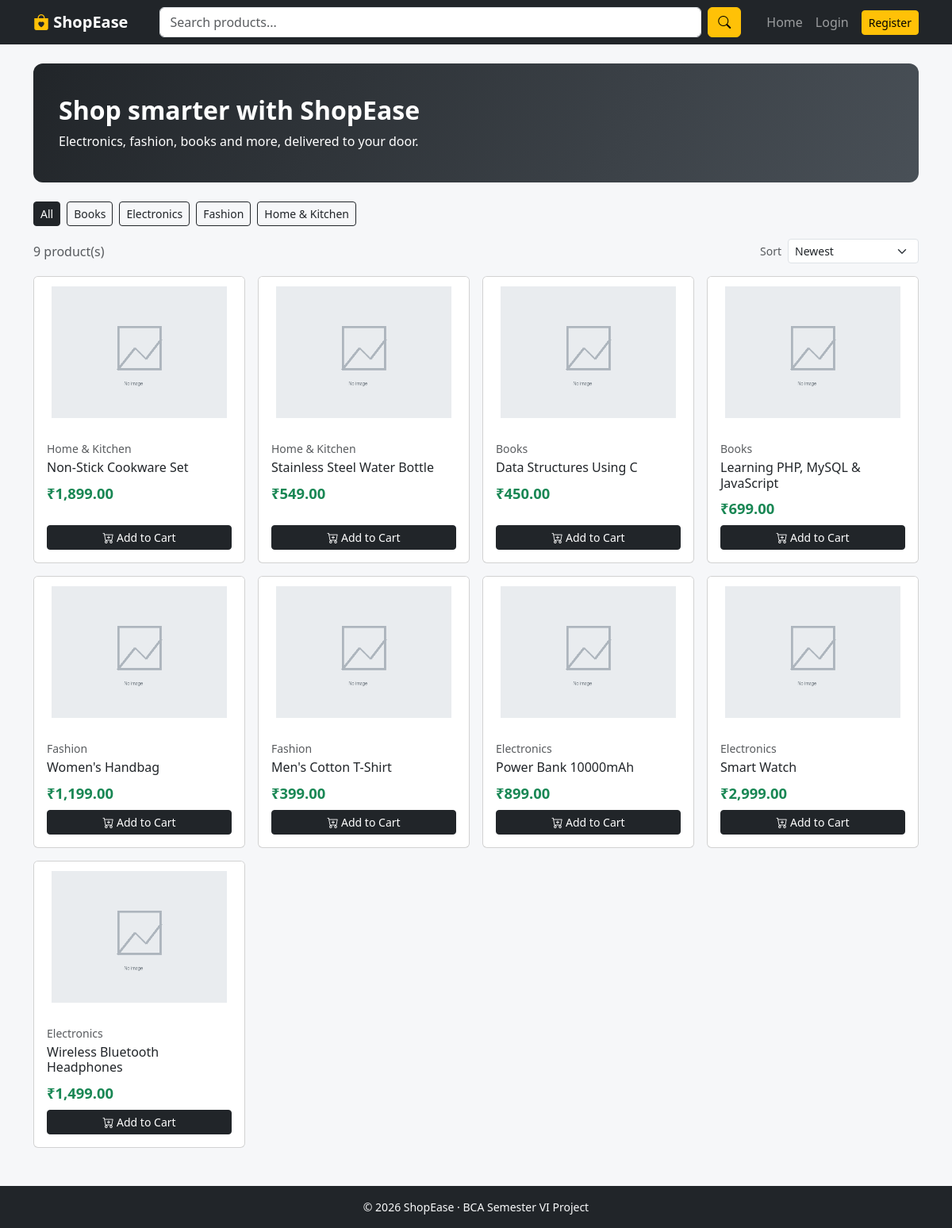
The page / on the database its author committed.
### tables this page shows
CREATE TABLE categories (
  category_id INT AUTO_INCREMENT PRIMARY KEY,
  category_name VARCHAR(80) NOT NULL UNIQUE,
  description VARCHAR(255)
);

CREATE TABLE products (
  product_id INT AUTO_INCREMENT PRIMARY KEY,
  category_id INT NOT NULL,
  product_name VARCHAR(150) NOT NULL,
  description TEXT,
  price DECIMAL(10,2) NOT NULL,
  stock INT NOT NULL DEFAULT 0,
  image VARCHAR(255) DEFAULT 'no-image.png',
  created_at TIMESTAMP DEFAULT CURRENT_TIMESTAMP,
  FOREIGN KEY (category_id) REFERENCES categories(category_id) ON DELETE CASCADE
);

### includes/functions.php (called while the page is built, shortened)
<?php
function e($s) { return htmlspecialchars((string)$s, ENT_QUOTES, 'UTF-8'); }
function money($n) { return '₹' . number_format((float)$n, 2); }
function is_logged_in() { return isset($_SESSION['user_id']); }
function product_img($file) {
    return BASE_URL . 'assets/images/no-image.png';
}

### index.php (the view, shortened to what this page needs)
<?php
require_once 'includes/header.php';
$q    = trim($_GET['q'] ?? '');
$cat  = (int)($_GET['cat'] ?? 0);
$sort = $_GET['sort'] ?? 'new';
$orderBy = [
    'new'        => 'p.product_id DESC',
    'price_asc'  => 'p.price ASC',
    'price_desc' => 'p.price DESC',
    'name'       => 'p.product_name ASC',
][$sort] ?? 'p.product_id DESC';
$sql = 'SELECT p.product_id, p.product_name, p.price, p.stock, p.image, c.category_name
        FROM products p JOIN categories c ON c.category_id = p.category_id WHERE 1=1';
$sql .= ' ORDER BY ' . $orderBy;
$stmt = $conn->prepare($sql);
$stmt->execute();
$products = $stmt->get_result()->fetch_all(MYSQLI_ASSOC);
$categories = $conn->query('SELECT category_id, category_name FROM categories ORDER BY category_name')->fetch_all(MYSQLI_ASSOC);
function qs($over = []) { return '?' . http_build_query(array_filter(array_merge($_GET, $over), fn($v) => $v !== '' && $v !== 0)); }
?>
<?php if ($q === '' && !$cat): ?>
<div class="hero mb-4">
  <h2 class="fw-bold">Shop smarter with <?= SITE_NAME ?></h2>
  <p class="mb-0">Electronics, fashion, books and more, delivered to your door.</p>
</div>
<?php endif; ?>
<div class="d-flex flex-wrap gap-2 mb-3">
  <a class="btn btn-sm <?= !$cat ? 'btn-dark' : 'btn-outline-dark' ?>" href="<?= qs(['cat' => 0]) ?>">All</a>
  <?php foreach ($categories as $c): ?>
    <a class="btn btn-sm <?= $cat == $c['category_id'] ? 'btn-dark' : 'btn-outline-dark' ?>"
       href="<?= qs(['cat' => $c['category_id']]) ?>"><?= e($c['category_name']) ?></a>
  <?php endforeach; ?>
</div>
<div class="d-flex justify-content-between align-items-center mb-3">
  <div class="text-muted">
    <?= count($products) ?> product(s)<?= $q !== '' ? ' for “' . e($q) . '”' : '' ?>
  </div>
  <form method="get" class="d-flex align-items-center gap-2">
    <label class="small text-muted">Sort</label>
    <select name="sort" class="form-select form-select-sm" onchange="this.form.submit()">
      <option value="new" <?= $sort === 'new' ? 'selected' : '' ?>>Newest</option>
    </select>
  </form>
</div>
<?php if (!$products): ?>
  <div class="alert alert-secondary">No products found. Try a different search or category.</div>
<?php else: ?>
<div class="row row-cols-2 row-cols-md-3 row-cols-lg-4 g-3">
  <?php foreach ($products as $p): ?>
  <div class="col">
    <div class="card h-100 product-card">
      <img src="<?= e(product_img($p['image'])) ?>" class="card-img-top" alt="<?= e($p['product_name']) ?>">
      <div class="card-body d-flex flex-column">
        <small class="text-muted"><?= e($p['category_name']) ?></small>
        <h6 class="card-title mt-1">
          <a href="product.php?id=<?= (int)$p['product_id'] ?>" class="text-dark text-decoration-none"><?= e($p['product_name']) ?></a>
        </h6>
        <div class="price mb-2"><?= money($p['price']) ?></div>
        <div class="mt-auto">
          <?php if ($p['stock'] > 0): ?>
            <form method="post" action="cart.php">
              <button class="btn btn-dark btn-sm w-100"><i class="bi bi-cart-plus"></i> Add to Cart</button>
            </form>
          <?php else: ?>
            <button class="btn btn-secondary btn-sm w-100" disabled>Out of Stock</button>
          <?php endif; ?>
        </div>
      </div>
    </div>
  </div>
  <?php endforeach; ?>
</div>
<?php endif; ?>
<?php require_once 'includes/footer.php'; ?>

### includes/header.php (shortened to what this page needs)
<?php
require_once __DIR__ . '/../config/db.php';
require_once __DIR__ . '/functions.php';
$cartCount = cart_count($conn);
?>
<!DOCTYPE html>
<html lang="en">
<head>
  <link href="https://cdn.jsdelivr.net/npm/bootstrap@5.3.3/dist/css/bootstrap.min.css" rel="stylesheet">
  <link href="https://cdn.jsdelivr.net/npm/bootstrap-icons@1.11.3/font/bootstrap-icons.css" rel="stylesheet">
  <link href="<?= BASE_URL ?>assets/css/style.css" rel="stylesheet">
</head>
<body class="d-flex flex-column min-vh-100">
<nav class="navbar navbar-expand-lg navbar-dark bg-dark sticky-top">
  <div class="container">
    <a class="navbar-brand fw-bold" href="<?= BASE_URL ?>index.php"><i class="bi bi-bag-heart-fill text-warning"></i> <?= SITE_NAME ?></a>
    <div class="collapse navbar-collapse" id="nav">
      <form class="d-flex mx-lg-4 flex-grow-1 my-2 my-lg-0" action="<?= BASE_URL ?>index.php" method="get">
        <input class="form-control me-2" type="search" name="q" placeholder="Search products..." value="<?= e($_GET['q'] ?? '') ?>">
        <button class="btn btn-warning" type="submit"><i class="bi bi-search"></i></button>
      </form>
      <ul class="navbar-nav ms-auto align-items-lg-center">
        <li class="nav-item"><a class="nav-link" href="<?= BASE_URL ?>index.php">Home</a></li>
        <?php if (is_logged_in()): ?>
          <li class="nav-item"><a class="nav-link" href="<?= BASE_URL ?>wishlist.php"><i class="bi bi-heart"></i> Wishlist</a></li>
          <li class="nav-item"><a class="nav-link" href="<?= BASE_URL ?>orders.php">My Orders</a></li>
          <li class="nav-item"><a class="nav-link" href="<?= BASE_URL ?>cart.php"><i class="bi bi-cart3"></i> Cart
            <span class="badge bg-warning text-dark"><?= $cartCount ?></span></a></li>
          <li class="nav-item dropdown">
            <a class="nav-link dropdown-toggle" href="#" data-bs-toggle="dropdown"><i class="bi bi-person-circle"></i> <?= e(explode(' ', $_SESSION['user_name'])[0]) ?></a>
            <ul class="dropdown-menu dropdown-menu-end">
              <li><a class="dropdown-item" href="<?= BASE_URL ?>profile.php">My Profile</a></li>
              <li><a class="dropdown-item" href="<?= BASE_URL ?>logout.php">Logout</a></li>
            </ul>
          </li>
        <?php else: ?>
          <li class="nav-item"><a class="nav-link" href="<?= BASE_URL ?>login.php">Login</a></li>
          <li class="nav-item"><a class="btn btn-warning btn-sm ms-lg-2" href="<?= BASE_URL ?>register.php">Register</a></li>
        <?php endif; ?>
      </ul>
    </div>
  </div>
</nav>
<main class="container my-4 flex-grow-1">

### includes/footer.php (shortened to what this page needs)
</main>
<footer class="bg-dark text-light py-3 mt-4">
  <div class="container text-center small">
    &copy; <?= date('Y') ?> <?= SITE_NAME ?> &middot; BCA Semester VI Project
  </div>
</footer>
</body>
</html>

### assets/css/style.css (style rules this page uses)
body { background: #f6f7f9; }
.hero { background: linear-gradient(120deg, #212529, #495057); color: #fff; border-radius: .75rem; padding: 2.5rem 2rem; }
.product-card { transition: transform .15s, box-shadow .15s; }
.product-card img { height: 190px; object-fit: contain; background: #fff; padding: .75rem; }
.price { font-size: 1.15rem; font-weight: 700; color: #198754; }

### rows shown on the page
categories: category_name "Books"
categories: category_name "Electronics"
categories: category_name "Fashion"
categories: category_name "Home & Kitchen"
products: image (placeholder picture), category.category_name "Home & Kitchen", product_name "Non-Stick Cookware Set", price "₹1,899.00"
products: image (placeholder picture), category.category_name "Home & Kitchen", product_name "Stainless Steel Water Bottle", price "₹549.00"
products: image (placeholder picture), category.category_name "Books", product_name "Data Structures Using C", price "₹450.00"
products: image (placeholder picture), category.category_name "Books", product_name "Learning PHP, MySQL & JavaScript", price "₹699.00"
products: image (placeholder picture), category.category_name "Fashion", product_name "Women's Handbag", price "₹1,199.00"
products: image (placeholder picture), category.category_name "Fashion", product_name "Men's Cotton T-Shirt", price "₹399.00"
products: image (placeholder picture), category.category_name "Electronics", product_name "Power Bank 10000mAh", price "₹899.00"
products: image (placeholder picture), category.category_name "Electronics", product_name "Smart Watch", price "₹2,999.00"
products: image (placeholder picture), category.category_name "Electronics", product_name "Wireless Bluetooth Headphones", price "₹1,499.00"

### other values the page prints
SITE_NAME "ShopEase"
count($products) "9"
